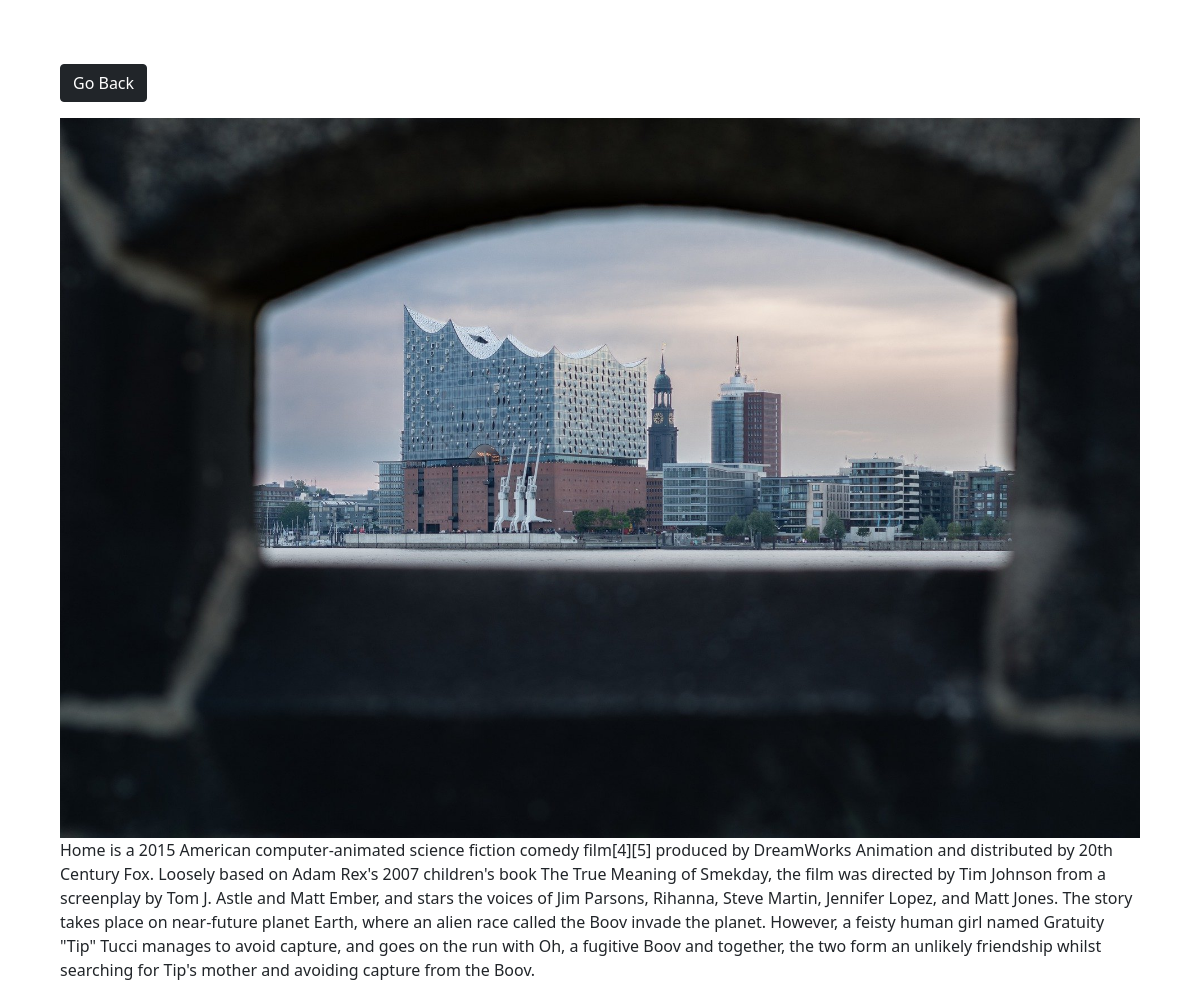
Screenshot of /photo/6/ with the database file from the repository.
### djangoapp1/models.py (models this page shows, shortened)
class Photo(models.Model):
    category = models.ForeignKey(Category, on_delete= models.SET_NULL , null=True, blank=True)
    image = models.FileField(null = False, blank= False)
    description = models.TextField()

### djangoapp1/views.py (the view)
# urls.py: path('photo/<str:pk>/',views.viewPhotos,name='photo'),
def viewPhotos(request,pk):
    photo = Photo.objects.get(id=pk)
    return render(request,'photos/photo.html',{'photo': photo})

### djangoapp1/templates/photos/photo.html (shortened to what this page needs)
<!DOCTYPE html>
<html lang="en">
<head>
    <link href="https://cdn.jsdelivr.net/npm/bootstrap@5.0.2/dist/css/bootstrap.min.css" rel="stylesheet"
>
</head>
<body class="m-5">
    <div class="container">
        <div class="row justify-content-center">
           <div class="col">
               <a href="{% url 'gallery' %}" class="btn btn-dark my-3">Go Back</a>
               <div style="height: 90vh;">
            <img style="max-width: 100%; max-height: 100%;" src="{{photo.image.url}}"
            alt="">
            <p>{{photo.description}}</p>
        </div>
           </div>
        </div>
    </div>
</body>
</html>

### rows the page displays
Photo: image (picture), description "Home is a 2015 American computer-animated science fiction comedy film[4][5] produced by DreamWorks Animation and distributed by 20th Century Fox. Loosely based on Adam Rex's 2007 children's book The True Meaning of Smekday, the film was directed by Tim Johnson from a screenplay by Tom J. Astle and Matt Ember, and stars the voices of Jim Parsons, Rihanna, Steve Martin, Jennifer Lopez, and Matt Jones. The story takes place on near-future planet Earth, where an alien race called the Boov invade the planet. However, a feisty human girl named Gratuity \"Tip\" Tucci manages to avoid capture, and goes on the run with Oh, a fugitive Boov and together, the two form an unlikely friendship whilst…"
